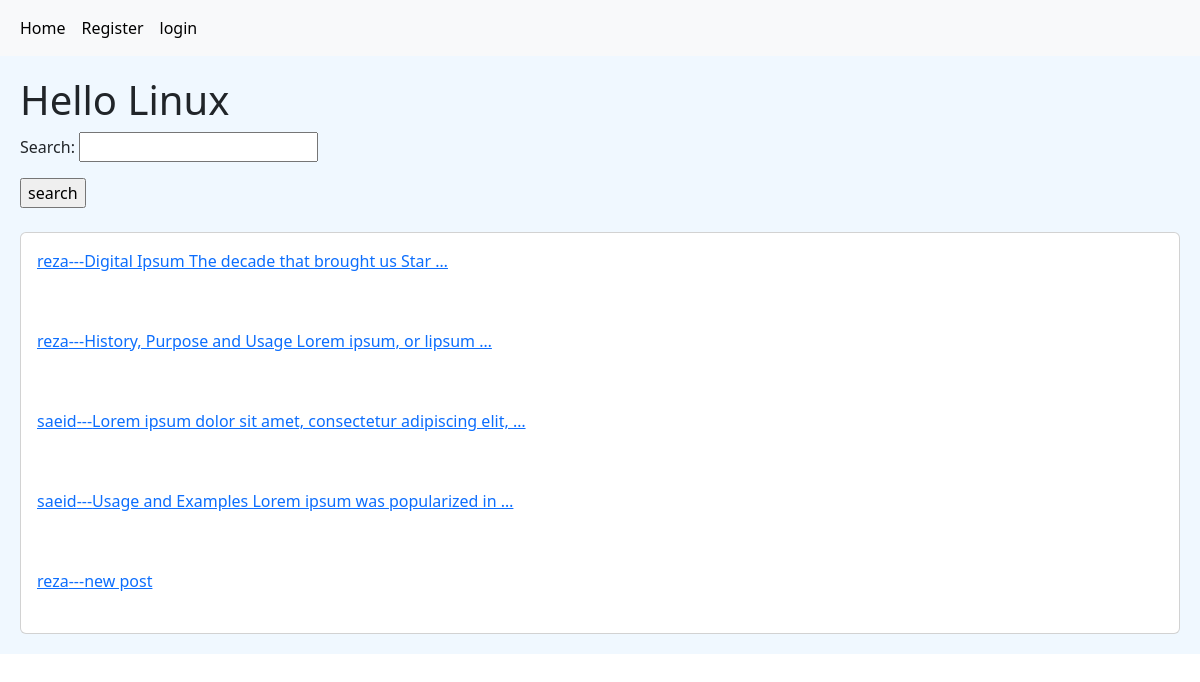
The page / on the database its author committed.
### home/models.py (models this page shows, shortened)
class Post(models.Model):
    user = models.ForeignKey(User, on_delete=models.CASCADE, related_name='posts')
    body = models.TextField()
    slug = models.SlugField()
    created = models.DateTimeField(auto_now_add=True)
    updated = models.DateTimeField(auto_now=True)
    def get_absolute_url(self):
        return reverse('home:detail', args=(self.id, self.slug))

### home/views.py (the view)
# urls.py: path('', HomeView.as_view(), name='home'),
class HomeView(View):
    form_class = PostSearchForm
    def get(self, request):
        posts = Post.objects.all()
        form = self.form_class()
        if request.GET.get('search'):
            posts = posts.filter(body__contains=request.GET['search'])
        return render(request, 'home/index.html', {'posts': posts, 'form': form})

### home/forms.py
class PostSearchForm(forms.Form):
    search = forms.CharField()

### home/templates/home/index.html (shortened to what this page needs)
{% extends 'base.html' %}
{% block content %}
    <h1>Hello Linux</h1>
    <form method="get">
        {{ form.as_p }}
        <input type="submit" value="search">
    </form>
    <br>
    <div class="card">
        {% for post in posts %}
            <div class="card-body">
                <a href="{{ post.get_absolute_url }}">{{ post.user.username }}---{{ post.body|truncatewords:8 }}</a>
            </div>
            <br>
        {% endfor %}
    </div>
{% endblock content %}

### rows shown on the page
Post: user.username "reza", body "Digital Ipsum The decade that brought us Star …"
Post: user.username "reza", body "History, Purpose and Usage Lorem ipsum, or lipsum …"
Post: user.username "saeid", body "Lorem ipsum dolor sit amet, consectetur adipiscing elit, …"
Post: user.username "saeid", body "Usage and Examples Lorem ipsum was popularized in …"
Post: user.username "reza", body "new post"
